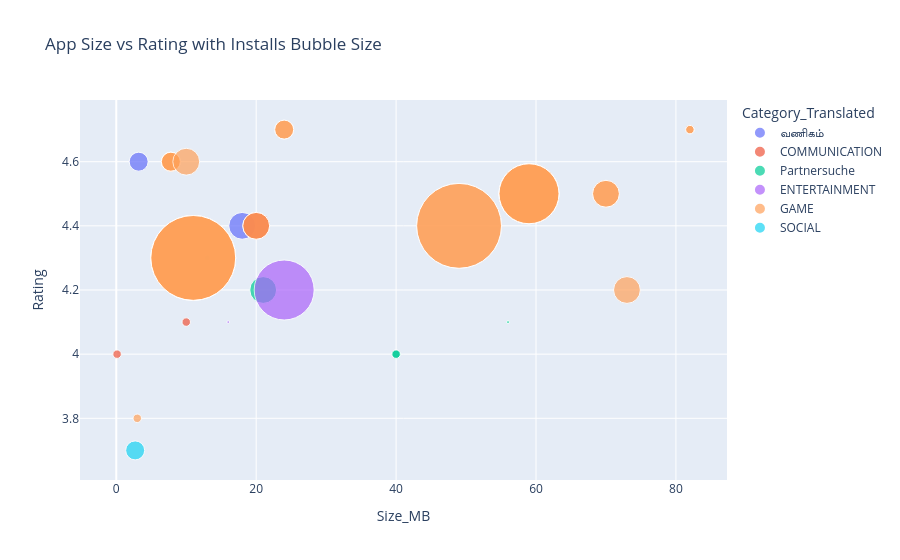

Notebook source saved alongside this figure:
### Code cell
import plotly.express as px

fig = px.scatter(
    df_task1,
    x='Size_MB',
    y='Rating',
    size='Installs',
    color='Category_Translated',
    hover_name='App',
    size_max=60,
    title="App Size vs Rating with Installs Bubble Size"
)

fig.show()

### Figure 1 — Plotly figure (JSON) as saved in the notebook; plotly's stock layout.template omitted (floating-point values rounded to 4 significant figures)
{"data": [{"hovertemplate": "<b>%{hovertext}</b><br><br>Category_Translated=வணிகம்<br>Size_MB=%{x}<br>Rating=%{y}<br>Installs=%{marker.size}<extra></extra>", "hovertext": ["Google Primer", "Call Blocker"], "legendgroup": "வணிகம்", "marker": {"color": "#636efa", "size": [10000000, 5000000], "sizemode": "area", "sizeref": 27780.0, "symbol": "circle"}, "mode": "markers", "name": "வணிகம்", "orientation": "v", "showlegend": true, "type": "scatter", "x": [18.0, 3.2], "xaxis": "x", "y": [4.4, 4.6], "yaxis": "y"}, {"hovertemplate": "<b>%{hovertext}</b><br><br>Category_Translated=COMMUNICATION<br>Size_MB=%{x}<br>Rating=%{y}<br>Installs=%{marker.size}<extra></extra>", "hovertext": ["Call Blocker", "CallApp: Caller ID, Blocker & Phone Call Recorder", "Caller ID +", "CallApp: Caller ID, Blocker & Phone Call Recorder"], "legendgroup": "COMMUNICATION", "marker": {"color": "#EF553B", "size": [1000000, 10000000, 1000000, 10000000], "sizemode": "area", "sizeref": 27780.0, "symbol": "circle"}, "mode": "markers", "name": "COMMUNICATION", "orientation": "v", "showlegend": true, "type": "scatter", "x": [10.0, 20.0, 0.1152, 20.0], "xaxis": "x", "y": [4.1, 4.4, 4.0, 4.4], "yaxis": "y"}, {"hovertemplate": "<b>%{hovertext}</b><br><br>Category_Translated=Partnersuche<br>Size_MB=%{x}<br>Rating=%{y}<br>Installs=%{marker.size}<extra></extra>", "hovertext": ["Hily: Dating, Chat, Match, Meet & Hook up", "CMB Free Dating App", "FlirtChat - ♥Free Dating/Flirting App♥", "CMB Free Dating App", "Hily: Dating, Chat, Match, Meet & Hook up", "Hitwe - meet people and chat", "Hily: Dating, Chat, Match, Meet & Hook up", "2Date Dating App, Love and matching", "FlirtChat - ♥Free Dating/Flirting App♥"], "legendgroup": "Partnersuche", "marker": {"color": "#00cc96", "size": [100000, 1000000, 500000, 1000000, 100000, 10000000, 100000, 500000, 500000], "sizemode": "area", "sizeref": 27780.0, "symbol": "circle"}, "mode": "markers", "name": "Partnersuche", "orientation": "v", "showlegend": true, "type": "scatter", "x": [56.0, 40.0, 13.0, 40.0, 56.0, 21.0, 56.0, 8.1, 13.0], "xaxis": "x", "y": [4.1, 4.0, 4.3, 4.0, 4.1, 4.2, 4.1, 4.4, 4.3], "yaxis": "y"}, {"hovertemplate": "<b>%{hovertext}</b><br><br>Category_Translated=ENTERTAINMENT<br>Size_MB=%{x}<br>Rating=%{y}<br>Installs=%{marker.size}<extra></extra>", "hovertext": ["Amazon Prime Video", "Cooking Channel"], "legendgroup": "ENTERTAINMENT", "marker": {"color": "#ab63fa", "size": [50000000, 100000], "sizemode": "area", "sizeref": 27780.0, "symbol": "circle"}, "mode": "markers", "name": "ENTERTAINMENT", "orientation": "v", "showlegend": true, "type": "scatter", "x": [24.0, 16.0], "xaxis": "x", "y": [4.2, 4.1], "yaxis": "y"}, {"hovertemplate": "<b>%{hovertext}</b><br><br>Category_Translated=GAME<br>Size_MB=%{x}<br>Rating=%{y}<br>Installs=%{marker.size}<extra></extra>", "hovertext": ["Block Puzzle", "Granny", "Flow Free", "Cut the Rope FULL FREE", "Block Puzzle", "Granny", "Flow Free", "Granny", "Color by Number – New Coloring Book", "Draw In", "Honkai Impact 3rd", "Honkai Impact 3rd", "Block Puzzle", "Flow Free", "Granny", "Dude Perfect 2", "Block Puzzle", "Candy Bomb", "Flow Free", "Cut the Rope FULL FREE", "1LINE – One Line with One Touch", "Four In A Line", "Granny", "Color by Number – New Coloring Book", "Dude Perfect 2"], "legendgroup": "GAME", "marker": {"color": "#FFA15A", "size": [5000000, 50000000, 100000000, 100000000, 5000000, 50000000, 100000000, 50000000, 5000000, 10000000, 1000000, 1000000, 5000000, 100000000, 50000000, 10000000, 5000000, 10000000, 100000000, 100000000, 10000000, 1000000, 50000000, 5000000, 10000000], "sizemode": "area", "sizeref": 27780.0, "symbol": "circle"}, "mode": "markers", "name": "GAME", "orientation": "v", "showlegend": true, "type": "scatter", "x": [7.8, 59.0, 11.0, 49.0, 7.8, 59.0, 11.0, 59.0, 24.0, 73.0, 82.0, 82.0, 7.8, 11.0, 59.0, 70.0, 7.8, 20.0, 11.0, 49.0, 10.0, 3.0, 59.0, 24.0, 70.0], "xaxis": "x", "y": [4.6, 4.5, 4.3, 4.4, 4.6, 4.5, 4.3, 4.5, 4.7, 4.2, 4.7, 4.7, 4.6, 4.3, 4.5, 4.5, 4.6, 4.4, 4.3, 4.4, 4.6, 3.8, 4.5, 4.7, 4.5], "yaxis": "y"}, {"hovertemplate": "<b>%{hovertext}</b><br><br>Category_Translated=SOCIAL<br>Size_MB=%{x}<br>Rating=%{y}<br>Installs=%{marker.size}<extra></extra>", "hovertext": ["Blogger"], "legendgroup": "SOCIAL", "marker": {"color": "#19d3f3", "size": [5000000], "sizemode": "area", "sizeref": 27780.0, "symbol": "circle"}, "mode": "markers", "name": "SOCIAL", "orientation": "v", "showlegend": true, "type": "scatter", "x": [2.7], "xaxis": "x", "y": [3.7], "yaxis": "y"}], "layout": {"legend": {"itemsizing": "constant", "title": {"text": "Category_Translated"}, "tracegroupgap": 0}, "title": {"text": "App Size vs Rating with Installs Bubble Size"}, "xaxis": {"anchor": "y", "domain": [0, 1], "title": {"text": "Size_MB"}}, "yaxis": {"anchor": "x", "domain": [0, 1], "title": {"text": "Rating"}}}}
